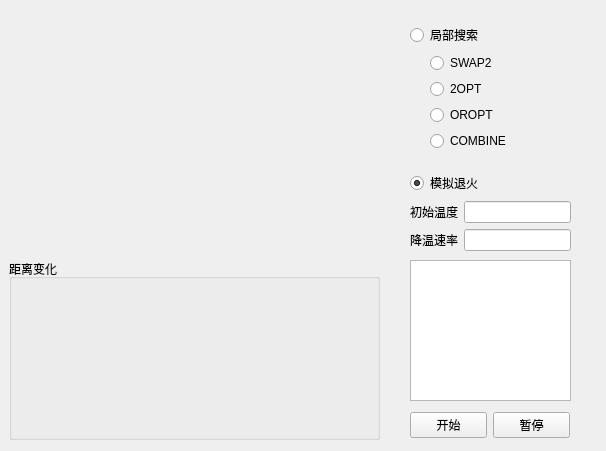
<?xml version="1.0" encoding="UTF-8"?>
<ui version="4.0">
 <class>Form</class>
 <widget class="QWidget" name="Form">
  <property name="geometry">
   <rect>
    <x>0</x>
    <y>0</y>
    <width>606</width>
    <height>451</height>
   </rect>
  </property>
  <property name="sizePolicy">
   <sizepolicy hsizetype="Fixed" vsizetype="Preferred">
    <horstretch>0</horstretch>
    <verstretch>0</verstretch>
   </sizepolicy>
  </property>
  <property name="windowTitle">
   <string>TSP</string>
  </property>
  <widget class="QWidget" name="verticalLayoutWidget">
   <property name="geometry">
    <rect>
     <x>9</x>
     <y>9</y>
     <width>371</width>
     <height>241</height>
    </rect>
   </property>
   <layout class="QVBoxLayout" name="verticalLayout"/>
  </widget>
  <widget class="QWidget" name="verticalLayoutWidget_2">
   <property name="geometry">
    <rect>
     <x>9</x>
     <y>259</y>
     <width>371</width>
     <height>181</height>
    </rect>
   </property>
   <layout class="QVBoxLayout" name="verticalLayout_2">
    <item>
     <widget class="QGroupBox" name="groupBox">
      <property name="title">
       <string>距离变化</string>
      </property>
      <widget class="QWidget" name="widget" native="true">
       <property name="geometry">
        <rect>
         <x>9</x>
         <y>29</y>
         <width>351</width>
         <height>171</height>
        </rect>
       </property>
      </widget>
     </widget>
    </item>
   </layout>
  </widget>
  <widget class="QWidget" name="verticalLayoutWidget_3">
   <property name="geometry">
    <rect>
     <x>410</x>
     <y>10</y>
     <width>161</width>
     <height>241</height>
    </rect>
   </property>
   <layout class="QVBoxLayout" name="verticalLayout_3">
    <item>
     <spacer name="verticalSpacer_2">
      <property name="orientation">
       <enum>Qt::Vertical</enum>
      </property>
      <property name="sizeHint" stdset="0">
       <size>
        <width>20</width>
        <height>40</height>
       </size>
      </property>
     </spacer>
    </item>
    <item>
     <widget class="QRadioButton" name="radioButton_2">
      <property name="text">
       <string>局部搜索</string>
      </property>
     </widget>
    </item>
    <item>
     <layout class="QHBoxLayout" name="horizontalLayout_4">
      <item>
       <spacer name="horizontalSpacer">
        <property name="orientation">
         <enum>Qt::Horizontal</enum>
        </property>
        <property name="sizeType">
         <enum>QSizePolicy::Fixed</enum>
        </property>
        <property name="sizeHint" stdset="0">
         <size>
          <width>20</width>
          <height>20</height>
         </size>
        </property>
       </spacer>
      </item>
      <item>
       <layout class="QVBoxLayout" name="verticalLayout_4">
        <item>
         <widget class="QRadioButton" name="radioButton_6">
          <property name="text">
           <string>SWAP2</string>
          </property>
          <attribute name="buttonGroup">
           <string notr="true">buttonGroup</string>
          </attribute>
         </widget>
        </item>
        <item>
         <widget class="QRadioButton" name="radioButton_3">
          <property name="text">
           <string>2OPT</string>
          </property>
          <attribute name="buttonGroup">
           <string notr="true">buttonGroup</string>
          </attribute>
         </widget>
        </item>
        <item>
         <widget class="QRadioButton" name="radioButton_4">
          <property name="text">
           <string>OROPT</string>
          </property>
          <attribute name="buttonGroup">
           <string notr="true">buttonGroup</string>
          </attribute>
         </widget>
        </item>
        <item>
         <widget class="QRadioButton" name="radioButton_5">
          <property name="text">
           <string>COMBINE</string>
          </property>
          <attribute name="buttonGroup">
           <string notr="true">buttonGroup</string>
          </attribute>
         </widget>
        </item>
        <item>
         <spacer name="verticalSpacer">
          <property name="orientation">
           <enum>Qt::Vertical</enum>
          </property>
          <property name="sizeHint" stdset="0">
           <size>
            <width>20</width>
            <height>40</height>
           </size>
          </property>
         </spacer>
        </item>
       </layout>
      </item>
     </layout>
    </item>
    <item>
     <widget class="QRadioButton" name="radioButton">
      <property name="text">
       <string>模拟退火</string>
      </property>
      <property name="checkable">
       <bool>true</bool>
      </property>
      <property name="checked">
       <bool>true</bool>
      </property>
      <property name="autoExclusive">
       <bool>true</bool>
      </property>
     </widget>
    </item>
    <item>
     <layout class="QVBoxLayout" name="verticalLayout_5">
      <item>
       <layout class="QFormLayout" name="formLayout">
        <item row="0" column="0">
         <widget class="QLabel" name="T">
          <property name="text">
           <string>初始温度</string>
          </property>
         </widget>
        </item>
        <item row="0" column="1">
         <widget class="QLineEdit" name="T"/>
        </item>
        <item row="1" column="0">
         <widget class="QLabel" name="rate">
          <property name="text">
           <string>降温速率</string>
          </property>
         </widget>
        </item>
        <item row="1" column="1">
         <widget class="QLineEdit" name="rate"/>
        </item>
       </layout>
      </item>
     </layout>
    </item>
   </layout>
  </widget>
  <widget class="QListWidget" name="listWidget">
   <property name="geometry">
    <rect>
     <x>410</x>
     <y>260</y>
     <width>161</width>
     <height>141</height>
    </rect>
   </property>
  </widget>
  <widget class="QWidget" name="horizontalLayoutWidget">
   <property name="geometry">
    <rect>
     <x>410</x>
     <y>410</y>
     <width>160</width>
     <height>31</height>
    </rect>
   </property>
   <layout class="QHBoxLayout" name="horizontalLayout_3">
    <item>
     <widget class="QPushButton" name="pushButton_2">
      <property name="text">
       <string>开始</string>
      </property>
     </widget>
    </item>
    <item>
     <widget class="QPushButton" name="pushButton">
      <property name="text">
       <string>暂停</string>
      </property>
     </widget>
    </item>
   </layout>
  </widget>
 </widget>
 <resources/>
 <connections/>
 <buttongroups>
  <buttongroup name="buttonGroup"/>
 </buttongroups>
</ui>
